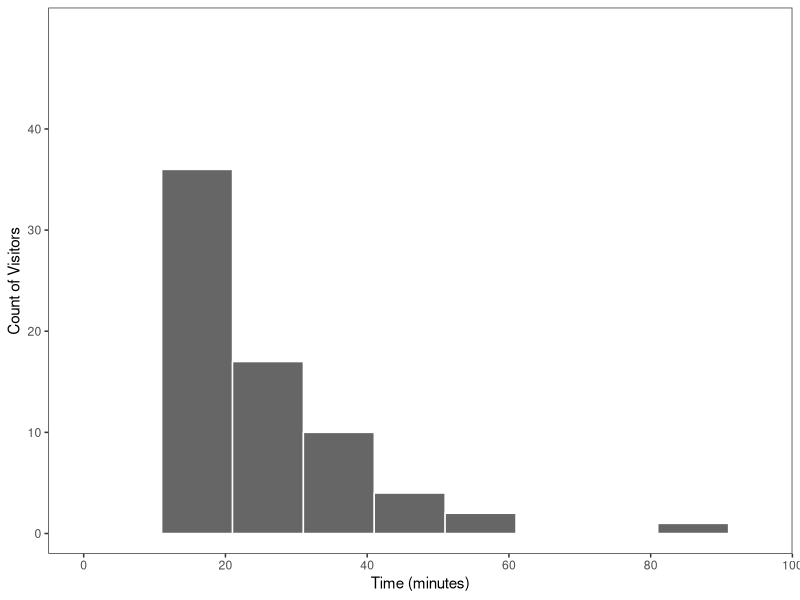
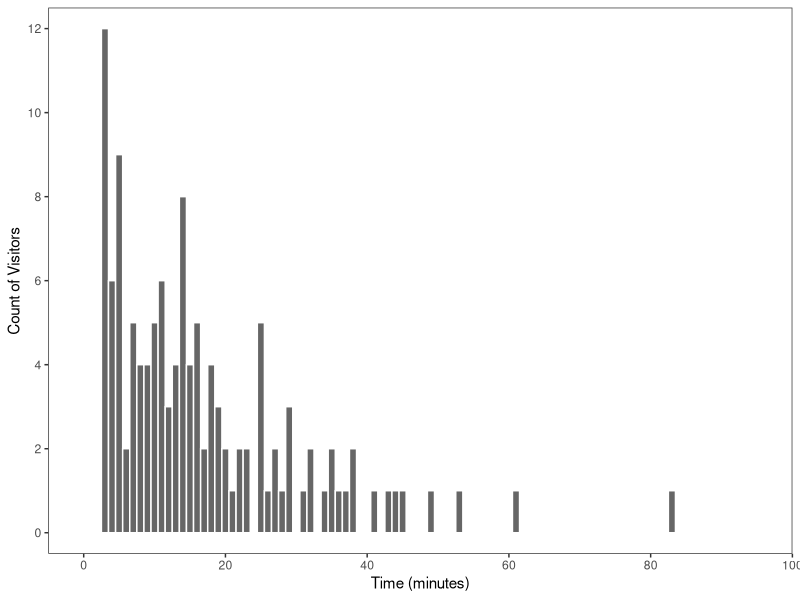

Write R code to recreate these figures, in order. (Note: this script raises an error after producing the figures.)
library(ggplot2)
library(gridExtra) #arrangeGrob()

this_base <- "fig04-06_families-exhibition-histogram"

time <- seq(1:85)
count <- c(0,0, 12, 6, 9, 2, 5, 4, 4, 5, 6, 3, 4, 8, 4, 
           5, 2, 4, 3, 2, 1, 2, 2, 0, 5, 1, 2, 1,
           3, 0, 1, 2, 0, 1, 2, 1, 1, 2, 0, 0, 1,
           0, 1, 1, 1, 0, 0, 0, 1, 0, 0, 0, 1, 0,
           0, 0, 0, 0, 0, 0, 1, 0, 0, 0, rep(0, 18), 1, 0, 0)

my_data <- data.frame(rep(time, count))
names(my_data) <- "minutes"

p1 <- ggplot(my_data, aes(x = minutes)) + 
  geom_histogram(binwidth = 10, fill = 'grey40', colour = 'white', origin = 1) +
  scale_x_continuous(breaks = seq(0, 100, 20), limits = c(-5, 100), 
                     expand = c(0, 0)) +
  scale_y_continuous(breaks = seq(0, 40, 10), limits = c(0, 50), 
                     expand = c(0, 2)) +
  labs(x = "Time (minutes)", y = "Count of Visitors") +
  theme_bw() +
  theme(panel.grid.major = element_blank(),
        panel.grid.minor = element_blank())

p2 <- ggplot(my_data, aes(x = minutes)) + 
  geom_histogram(binwidth = 1, fill = 'grey40', colour = 'white') +
  scale_x_continuous(breaks = seq(0,100,20), limits = c(-5, 100), 
                     expand = c(0, 0)) +
  scale_y_continuous(breaks = seq(0,12,2), expand = c(0, 0.5)) +
  labs(x = "Time (minutes)", y = "Count of Visitors") +
  theme_bw() +
  theme(panel.grid.major = element_blank(),
        panel.grid.minor = element_blank())

# arrange plots together 
p3 <- arrangeGrob(p1, p2, nrow = 2,
                  main = textGrob("Fig. 4.6 Families Exhibition: Histogram", 
                                  just = "top", gp = gpar(fontface = "bold")))

p3

ggsave(paste0(this_base, ".png"), 
       p3, width = 6, height = 6)

## TODO: missing reference bar to right of plot


